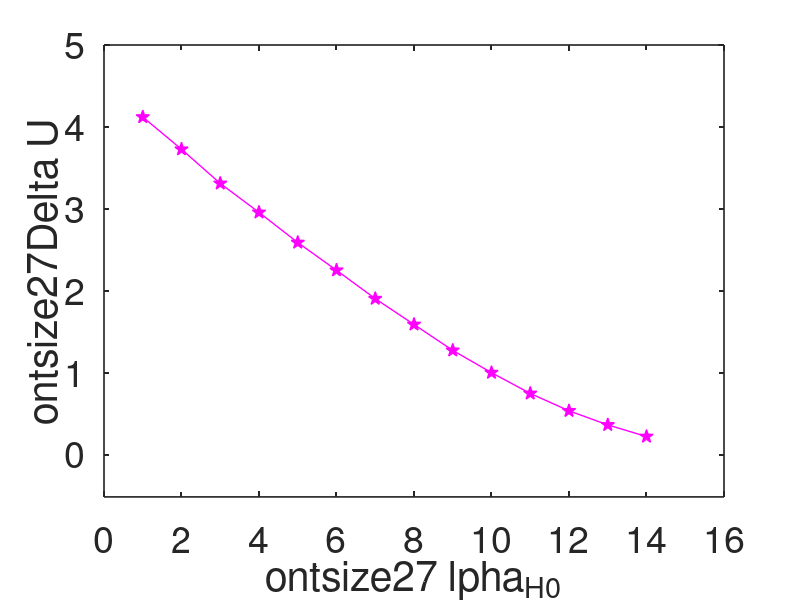

Source code (MATLAB):
clc
clear
a=load('BH.txt');
plot(a(:,1), a(:,2), 'p-', 'Color', 'm', 'LineWidth', 1, 'MarkerFaceColor', 'm', 'MarkerSize', 10)
set(gca,'LineWidth',1.2,'Fontsize',27)
set(gca,'TickDir', 'in', 'TickLength', [0.009 0.01])
set(gca,'XTickLabelRotation',0);
ax = gca();
set(gca,'xtick',0:2:16)
xlabel("\fontsize{27} \alpha_{H0}");
ylabel("\fontsize{27}\Delta U");
xlim([0,16])
ylim([-0.517838455596066,5])
set(gca,'xtick',0:2:16)
set(gca,'ytick',0:1:8)
